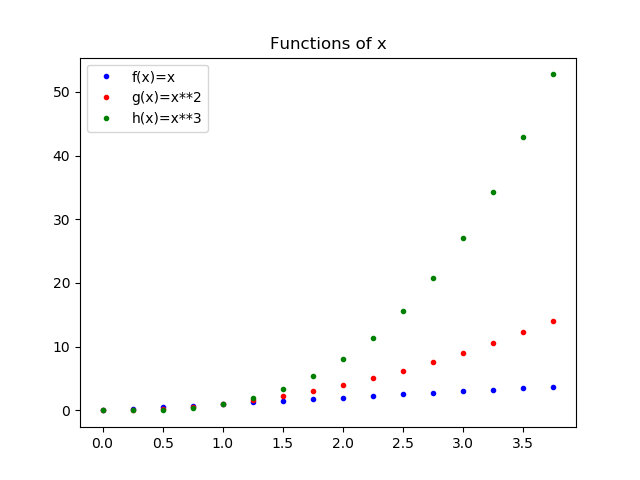

This chart was generated by the following Python code:
# plots - Fuctions of X

import numpy as np                              # import numpy library as np.

import matplotlib.pyplot as plt                 # import matplot library as plt.

x = np.arange(0, 4, 0.25)                       # numpy arange for values for x, starting x = 0 upto but not including x = 4 at 0.25 increments.

f = x                                           # Function 1: f(x) = x
g = x**2                                        # Function 2: g(x) = x^2 (squared)
h = x**3                                        # Function 3: h(x) = x^3 (cubed)    

plt.plot(x, f, "b.", label="f(x) = x")          # plotting x vs f(x) as blue dots & label "f(x) = x"
plt.plot(x, g, "r.", label="g(x) = x**2")       # plotting x vs g(x) as red dots & label "g(x) = x**2"
plt.plot(x, h, "g.", label="h(x) = x**3")       # plotting x vs h(x) as green dots & label "h(x) = x**3"

plt.legend()                                    # include legend in plot.
plt.title("Functions of X")                     # add title to plot.

#plt.savefig("plots.png")                       # option to save plot as .png file.

plt.show()                                      # display plot.
